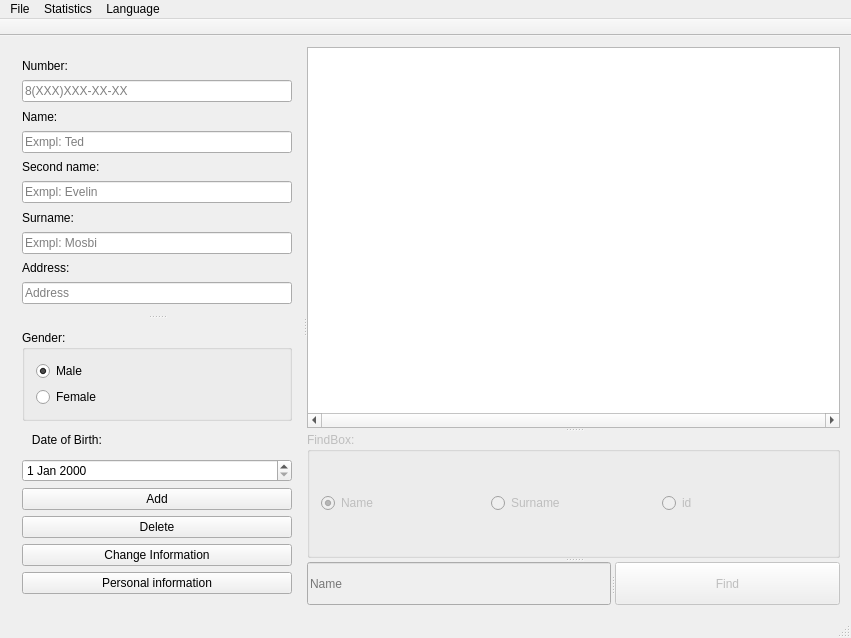
<?xml version="1.0" encoding="UTF-8"?>
<ui version="4.0">
 <class>MainWindow</class>
 <widget class="QMainWindow" name="MainWindow">
  <property name="geometry">
   <rect>
    <x>0</x>
    <y>0</y>
    <width>851</width>
    <height>638</height>
   </rect>
  </property>
  <property name="windowTitle">
   <string>Phone Book</string>
  </property>
  <widget class="QWidget" name="centralWidget">
   <layout class="QHBoxLayout" name="horizontalLayout_2">
    <item>
     <widget class="QSplitter" name="splitter_6">
      <property name="orientation">
       <enum>Qt::Horizontal</enum>
      </property>
      <widget class="QSplitter" name="splitter_5">
       <property name="orientation">
        <enum>Qt::Vertical</enum>
       </property>
       <widget class="QWidget" name="layoutWidget">
        <layout class="QVBoxLayout" name="verticalLayout">
         <item>
          <widget class="QLabel" name="label">
           <property name="text">
            <string>Number:</string>
           </property>
          </widget>
         </item>
         <item>
          <widget class="QLineEdit" name="numberLine">
           <property name="enabled">
            <bool>true</bool>
           </property>
           <property name="cursor">
            <cursorShape>IBeamCursor</cursorShape>
           </property>
           <property name="whatsThis">
            <string>Number Line</string>
           </property>
           <property name="autoFillBackground">
            <bool>false</bool>
           </property>
           <property name="placeholderText">
            <string>8(XXX)XXX-XX-XX</string>
           </property>
           <property name="clearButtonEnabled">
            <bool>false</bool>
           </property>
          </widget>
         </item>
         <item>
          <widget class="QLabel" name="label_2">
           <property name="text">
            <string>Name:</string>
           </property>
          </widget>
         </item>
         <item>
          <widget class="QLineEdit" name="nameLine">
           <property name="text">
            <string/>
           </property>
           <property name="maxLength">
            <number>32767</number>
           </property>
           <property name="placeholderText">
            <string>Exmpl: Ted</string>
           </property>
           <property name="clearButtonEnabled">
            <bool>false</bool>
           </property>
          </widget>
         </item>
         <item>
          <widget class="QLabel" name="label_3">
           <property name="text">
            <string>Second name:</string>
           </property>
          </widget>
         </item>
         <item>
          <widget class="QLineEdit" name="secondNameLine">
           <property name="placeholderText">
            <string>Exmpl: Evelin</string>
           </property>
           <property name="clearButtonEnabled">
            <bool>false</bool>
           </property>
          </widget>
         </item>
         <item>
          <widget class="QLabel" name="label_4">
           <property name="text">
            <string>Surname:</string>
           </property>
          </widget>
         </item>
         <item>
          <widget class="QLineEdit" name="surnameLine">
           <property name="text">
            <string/>
           </property>
           <property name="placeholderText">
            <string>Exmpl: Mosbi</string>
           </property>
           <property name="clearButtonEnabled">
            <bool>false</bool>
           </property>
          </widget>
         </item>
         <item>
          <widget class="QLabel" name="label_5">
           <property name="text">
            <string>Address:</string>
           </property>
          </widget>
         </item>
         <item>
          <widget class="QLineEdit" name="addressLine">
           <property name="text">
            <string/>
           </property>
           <property name="placeholderText">
            <string>Address</string>
           </property>
           <property name="clearButtonEnabled">
            <bool>false</bool>
           </property>
          </widget>
         </item>
        </layout>
       </widget>
       <widget class="QWidget" name="layoutWidget">
        <layout class="QVBoxLayout" name="verticalLayout_3">
         <item>
          <widget class="QGroupBox" name="genderBox">
           <property name="title">
            <string>Gender:</string>
           </property>
           <layout class="QVBoxLayout" name="verticalLayout_2">
            <item>
             <widget class="QRadioButton" name="maleRadioButton">
              <property name="text">
               <string>Male</string>
              </property>
              <property name="checked">
               <bool>true</bool>
              </property>
             </widget>
            </item>
            <item>
             <widget class="QRadioButton" name="femaleRadioButton">
              <property name="text">
               <string>Female</string>
              </property>
             </widget>
            </item>
           </layout>
          </widget>
         </item>
         <item>
          <widget class="QLabel" name="label_6">
           <property name="text">
            <string>   Date of Birth:</string>
           </property>
          </widget>
         </item>
         <item>
          <widget class="QDateEdit" name="dateEdit"/>
         </item>
         <item>
          <layout class="QVBoxLayout" name="verticalLayout_4">
           <item>
            <widget class="QPushButton" name="addButton">
             <property name="text">
              <string>Add</string>
             </property>
            </widget>
           </item>
           <item>
            <widget class="QPushButton" name="deleteButton">
             <property name="text">
              <string>Delete</string>
             </property>
            </widget>
           </item>
           <item>
            <widget class="QPushButton" name="changeInfoButton">
             <property name="text">
              <string>Change Information</string>
             </property>
            </widget>
           </item>
           <item>
            <widget class="QPushButton" name="infoButton">
             <property name="text">
              <string>Personal information</string>
             </property>
            </widget>
           </item>
          </layout>
         </item>
        </layout>
       </widget>
      </widget>
      <widget class="QSplitter" name="splitter_4">
       <property name="orientation">
        <enum>Qt::Vertical</enum>
       </property>
       <widget class="QTableView" name="tableView">
        <property name="horizontalScrollBarPolicy">
         <enum>Qt::ScrollBarAlwaysOn</enum>
        </property>
        <property name="sortingEnabled">
         <bool>false</bool>
        </property>
       </widget>
       <widget class="QSplitter" name="splitter_3">
        <property name="enabled">
         <bool>false</bool>
        </property>
        <property name="orientation">
         <enum>Qt::Vertical</enum>
        </property>
        <widget class="QGroupBox" name="findBox">
         <property name="title">
          <string>FindBox:</string>
         </property>
         <layout class="QHBoxLayout" name="horizontalLayout">
          <item>
           <widget class="QRadioButton" name="nameRadioButton">
            <property name="text">
             <string>Name</string>
            </property>
            <property name="checked">
             <bool>true</bool>
            </property>
           </widget>
          </item>
          <item>
           <widget class="QRadioButton" name="surnameRadioButton">
            <property name="text">
             <string>Surname</string>
            </property>
           </widget>
          </item>
          <item>
           <widget class="QRadioButton" name="dateRadioButton">
            <property name="text">
             <string>id</string>
            </property>
           </widget>
          </item>
         </layout>
        </widget>
        <widget class="QSplitter" name="splitter_2">
         <property name="orientation">
          <enum>Qt::Horizontal</enum>
         </property>
         <widget class="QLineEdit" name="parametrLine">
          <property name="inputMask">
           <string/>
          </property>
          <property name="text">
           <string/>
          </property>
          <property name="placeholderText">
           <string>Name</string>
          </property>
         </widget>
         <widget class="QSplitter" name="splitter">
          <property name="orientation">
           <enum>Qt::Horizontal</enum>
          </property>
          <widget class="QPushButton" name="findButton">
           <property name="text">
            <string>Find</string>
           </property>
          </widget>
         </widget>
        </widget>
       </widget>
      </widget>
     </widget>
    </item>
   </layout>
  </widget>
  <widget class="QMenuBar" name="menuBar">
   <property name="geometry">
    <rect>
     <x>0</x>
     <y>0</y>
     <width>851</width>
     <height>25</height>
    </rect>
   </property>
   <widget class="QMenu" name="menuInformation">
    <property name="title">
     <string>File</string>
    </property>
    <widget class="QMenu" name="menuSaveAs">
     <property name="title">
      <string>Save As</string>
     </property>
     <addaction name="actionSaveAsTXT"/>
     <addaction name="actionSaveAsJSON"/>
    </widget>
    <widget class="QMenu" name="menuOpen">
     <property name="title">
      <string>Open</string>
     </property>
     <addaction name="actionOpenTXT"/>
     <addaction name="actionOpenJSON"/>
    </widget>
    <addaction name="menuOpen"/>
    <addaction name="separator"/>
    <addaction name="menuSaveAs"/>
    <addaction name="separator"/>
    <addaction name="actionAbout"/>
    <addaction name="actionAboutQt"/>
    <addaction name="separator"/>
    <addaction name="actionExit"/>
   </widget>
   <widget class="QMenu" name="menuStatistics">
    <property name="title">
     <string>Statistics</string>
    </property>
    <addaction name="actionGender_diagram"/>
    <addaction name="actionBorn_Diagram"/>
   </widget>
   <widget class="QMenu" name="menuLanguage">
    <property name="title">
     <string>Language</string>
    </property>
    <addaction name="actionEnglish"/>
    <addaction name="actionRussion"/>
   </widget>
   <addaction name="menuInformation"/>
   <addaction name="menuStatistics"/>
   <addaction name="menuLanguage"/>
  </widget>
  <widget class="QToolBar" name="mainToolBar">
   <property name="enabled">
    <bool>false</bool>
   </property>
   <property name="movable">
    <bool>false</bool>
   </property>
   <attribute name="toolBarArea">
    <enum>TopToolBarArea</enum>
   </attribute>
   <attribute name="toolBarBreak">
    <bool>false</bool>
   </attribute>
  </widget>
  <widget class="QStatusBar" name="statusBar"/>
  <action name="actionGender_diagram">
   <property name="text">
    <string>Gender diagram</string>
   </property>
  </action>
  <action name="actionBorn_Diagram">
   <property name="text">
    <string>Born Diagram</string>
   </property>
  </action>
  <action name="actionAbout">
   <property name="text">
    <string>About</string>
   </property>
  </action>
  <action name="actionSaveAsTXT">
   <property name="text">
    <string>TXT</string>
   </property>
  </action>
  <action name="actionSaveAsJSON">
   <property name="text">
    <string>JSON</string>
   </property>
  </action>
  <action name="actionExit">
   <property name="text">
    <string>Exit</string>
   </property>
  </action>
  <action name="actionOpenTXT">
   <property name="text">
    <string>TXT</string>
   </property>
  </action>
  <action name="actionOpenJSON">
   <property name="text">
    <string>JSON</string>
   </property>
  </action>
  <action name="actionAboutQt">
   <property name="text">
    <string>AboutQt</string>
   </property>
  </action>
  <action name="actionEnglish">
   <property name="text">
    <string>English</string>
   </property>
  </action>
  <action name="actionRussion">
   <property name="text">
    <string>Russian</string>
   </property>
  </action>
 </widget>
 <layoutdefault spacing="6" margin="11"/>
 <resources/>
 <connections/>
</ui>
